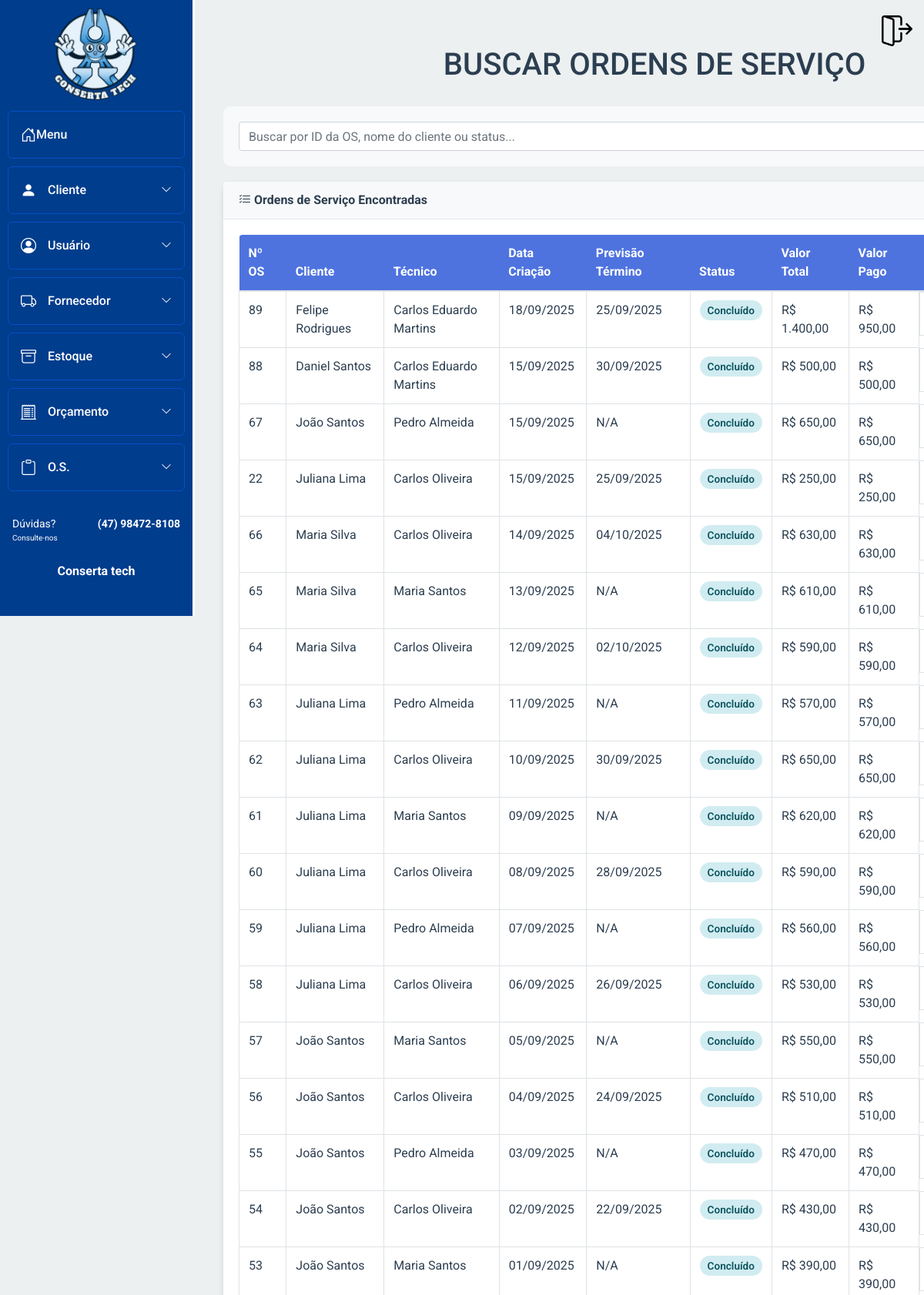
Screenshot of /sa_mod_bd/Ordem_servico/buscar_os.php (signed in, upper part) with the database file from the repository.
### tables this page shows
CREATE TABLE `ordens_servico` (
  `id` int(11) NOT NULL,
  `id_cliente` int(11) NOT NULL,
  `id_usuario` int(11) NOT NULL,
  `data_termino` date DEFAULT NULL,
  `status` varchar(20) DEFAULT 'aberto',
  `observacoes` text DEFAULT NULL,
  `data_criacao` timestamp NOT NULL DEFAULT current_timestamp()
);

CREATE TABLE `cliente` (
  `id_cliente` int(11) NOT NULL,
  `id_usuario` int(11) NOT NULL,
  `email` varchar(100) DEFAULT NULL,
  `cpf` varchar(18) DEFAULT NULL,
  `nome` varchar(40) DEFAULT NULL,
  `observacao` varchar(255) DEFAULT NULL,
  `data_nasc` date DEFAULT NULL,
  `data_cad` date DEFAULT NULL,
  `sexo` enum('M','F') DEFAULT NULL,
  `cep` varchar(10) DEFAULT NULL,
  `logradouro` varchar(80) DEFAULT NULL,
  `tipo` varchar(20) DEFAULT NULL,
  `complemento` varchar(15) DEFAULT NULL,
  `numero` int(11) DEFAULT NULL,
  `cidade` varchar(30) DEFAULT NULL,
  `telefone` varchar(18) DEFAULT NULL,
  `uf` varchar(2) DEFAULT NULL,
  `bairro` varchar(20) DEFAULT NULL,
  `inativo` tinyint(4) DEFAULT 0
);

CREATE TABLE `usuario` (
  `id_usuario` int(11) NOT NULL,
  `id_perfil` int(11) NOT NULL,
  `nome` varchar(50) NOT NULL,
  `cpf` varchar(15) DEFAULT NULL,
  `username` varchar(30) NOT NULL,
  `email` varchar(100) NOT NULL,
  `senha` varchar(255) NOT NULL,
  `data_cad` date DEFAULT NULL,
  `data_nasc` date DEFAULT NULL,
  `sexo` enum('M','F') DEFAULT NULL,
  `cep` varchar(10) DEFAULT NULL,
  `logradouro` varchar(80) DEFAULT NULL,
  `tipo` varchar(20) DEFAULT NULL,
  `complemento` varchar(15) DEFAULT NULL,
  `numero` int(11) DEFAULT NULL,
  `cidade` varchar(30) DEFAULT NULL,
  `uf` varchar(2) DEFAULT NULL,
  `bairro` varchar(20) DEFAULT NULL,
  `telefone` varchar(18) DEFAULT NULL,
  `inativo` tinyint(4) DEFAULT 0,
  `senha_temporaria` tinyint(4) DEFAULT 0
);

### sa_mod_bd/Ordem_servico/buscar_os_back.php (called while the page is built, shortened)
<?php
require_once '../Conexao/conexao.php';
function safe_html($value) {
    return $value !== null ? htmlspecialchars($value) : '';
}
$search = isset($_GET['search']) ? trim($_GET['search']) : '';
try {
    $sql = "SELECT os.id, os.data_criacao, os.data_termino, os.status,
                   c.nome as cliente_nome, c.id_cliente, c.telefone as cliente_telefone,
                   u.nome as tecnico_nome, u.id_usuario,
                   COALESCE(SUM(s.valor), 0) as valor_total,
                   COALESCE(SUM(p.valor_total), 0) as valor_pago,
                   os.observacoes
            FROM ordens_servico os
            INNER JOIN cliente c ON os.id_cliente = c.id_cliente
            INNER JOIN usuario u ON os.id_usuario = u.id_usuario
            LEFT JOIN equipamentos_os e ON os.id = e.id_os
            LEFT JOIN servicos_os s ON e.id = s.id_equipamento
            LEFT JOIN pagamento p ON os.id = p.id_os";
    $sql .= " GROUP BY os.id ORDER BY os.data_criacao DESC";
    $stmt = $pdo->prepare($sql);
    $stmt->execute();
    $ordens_servico = $stmt->fetchAll();
} catch (PDOException $e) {
    echo "Erro ao buscar OS: " . $e->getMessage();
}
?>

### sa_mod_bd/Ordem_servico/buscar_os.php (the view, shortened to what this page needs)
<?php
include 'buscar_os_back.php';
?>
<!DOCTYPE html>
<html lang="pt-BR">
<head>
    <link rel="stylesheet" href="../bootstrap/css/bootstrap.min.css">
    <link rel="stylesheet" href="https://cdn.jsdelivr.net/npm/bootstrap-icons@1.10.3/font/bootstrap-icons.css" />
    <link rel="stylesheet" href="../Menu_lateral/css-home-bar.css" />
    <link rel="stylesheet" href="https://cdn.jsdelivr.net/npm/notyf@3/notyf.min.css">
    <link rel="stylesheet" href="buscar.css">
</head>
<body>
    <div class="container">
        <h1>BUSCAR ORDENS DE SERVIÇO</h1>
        <?php include("../Menu_lateral/menu.php"); ?>
        <div class="search-section">
            <form method="GET" action="">
                <div class="search-container">
                    <input type="text" name="search" class="form-control search-input"
                           placeholder="Buscar por ID da OS, nome do cliente ou status..."
                           value="<?= safe_html($search) ?>">
                </div>
            </form>
        </div>
        <div class="card">
            <div class="card-header">
                <i class="bi bi-list-check"></i> Ordens de Serviço Encontradas
            </div>
            <div class="card-body">
                <div class="table-responsive">
                    <table class="table table-bordered table-hover" width="100%" cellspacing="0">
                        <thead>
                            <tr>
                                <th>Nº OS</th>
                                <th>Cliente</th>
                                <th>Técnico</th>
                                <th>Data Criação</th>
                                <th>Previsão Término</th>
                                <th>Status</th>
                                <th>Valor Total</th>
                                <th>Valor Pago</th>
                                <th>Ações</th>
                            </tr>
                        </thead>
                        <tbody>
                            <?php if (count($ordens_servico) > 0): ?>
                                <?php foreach ($ordens_servico as $os):
                                    $status_class = '';
                                    switch ($os['status']) {
                                        case 'Concluído':
                                            $status_class = 'status-concluido';
                                            break;
                                    }
                                ?>
                                <tr>
                                    <td><?= $os['id'] ?></td>
                                    <td><?= safe_html($os['cliente_nome']) ?></td>
                                    <td><?= safe_html($os['tecnico_nome']) ?></td>
                                    <td><?= date('d/m/Y', strtotime($os['data_criacao'])) ?></td>
                                    <td><?= $os['data_termino'] ? date('d/m/Y', strtotime($os['data_termino'])) : 'N/A' ?></td>
                                    <td><span class="status-badge <?= $status_class ?>"><?= $os['status'] ?></span></td>
                                    <td>R$ <?= number_format($os['valor_total'], 2, ',', '.') ?></td>
                                    <td>R$ <?= number_format($os['valor_pago'], 2, ',', '.') ?></td>
                                    <td class="actions">
                                    </td>
                                </tr>
                                <?php endforeach; ?>
                            <?php endif; ?>
                        </tbody>
                    </table>
                </div>
            </div>
        </div>
    </div>
</body>
</html>

### sa_mod_bd/Menu_lateral/css-home-bar.css (style rules this page uses)
* { margin: 0; padding: 0; box-sizing: border-box; font-family: 'Roboto', sans-serif; }
html, body { height: 100%; overflow-x: hidden; }

### sa_mod_bd/Ordem_servico/buscar.css (style rules this page uses)
:root { --primary-color: #2c3e50; --secondary-color: #3498db; --background-color: #ecf0f1; --text-color: #2c3e50; --border-color: #bdc3c7; --success-color: #27ae60; --danger-color: #e74c3c; }
* { margin: 0; padding: 0; box-sizing: border-box; font-family: 'Segoe UI', Tahoma, Geneva, Verdana, sans-serif; scrollbar-width: none; }
body { background-color: var(--background-color); color: var(--text-color); padding: 20px; scrollbar-width: none; }
.container { max-width: 1400px; margin: 20px 20px 20px 220px; padding: 20px; transition: margin-left 0.3s ease; margin-left: 250px; }
h1 { margin-bottom: 30px; color: #2c3e50; text-align: center; }
.search-section { background-color: #f8f9fa; padding: 20px; border-radius: 10px; margin-bottom: 20px; }
.card { box-shadow: 0 4px 8px rgba(0,0,0,0.1); margin-bottom: 20px; border: none; border-radius: 10px; }
.card-header { background-color: #f8f9fa; border-bottom: 1px solid #e3e6f0; font-weight: bold; }
.table-responsive { border-radius: 5px; overflow: hidden; }
.table th { background-color: #4e73df; color: white; border: none; }
.status-badge { padding: 5px 10px; border-radius: 20px; font-size: 0.85rem; font-weight: 600; }
.status-concluido { background-color: #d1ecf1; color: #0c5460; }
.actions { display: flex; gap: 5px; }
.search-container { display: flex; gap: 10px; }
.search-input { flex: 1; }
@media (min-width: 768px) { body { overflow-x: hidden; } }

### rows the page displays
ordens_servico: id "89", id_cliente.nome "Felipe Rodrigues", id_usuario.nome "Carlos Eduardo Martins", data_criacao "18/09/2025", data_termino "25/09/2025", status "Concluído", valor_total "1.400,00", valor_pago "950,00"
ordens_servico: id "88", id_cliente.nome "Daniel Santos", id_usuario.nome "Carlos Eduardo Martins", data_criacao "15/09/2025", data_termino "30/09/2025", status "Concluído", valor_total "500,00", valor_pago "500,00"
ordens_servico: id "67", id_cliente.nome "João Santos", id_usuario.nome "Pedro Almeida", data_criacao "15/09/2025", shows "N/A", status "Concluído", valor_total "650,00", valor_pago "650,00"
ordens_servico: id "22", id_cliente.nome "Juliana Lima", id_usuario.nome "Carlos Oliveira", data_criacao "15/09/2025", data_termino "25/09/2025", status "Concluído", valor_total "250,00", valor_pago "250,00"
ordens_servico: id "66", id_cliente.nome "Maria Silva", id_usuario.nome "Carlos Oliveira", data_criacao "14/09/2025", data_termino "04/10/2025", status "Concluído", valor_total "630,00", valor_pago "630,00"
ordens_servico: id "65", id_cliente.nome "Maria Silva", id_usuario.nome "Maria Santos", data_criacao "13/09/2025", shows "N/A", status "Concluído", valor_total "610,00", valor_pago "610,00"
ordens_servico: id "64", id_cliente.nome "Maria Silva", id_usuario.nome "Carlos Oliveira", data_criacao "12/09/2025", data_termino "02/10/2025", status "Concluído", valor_total "590,00", valor_pago "590,00"
ordens_servico: id "63", id_cliente.nome "Juliana Lima", id_usuario.nome "Pedro Almeida", data_criacao "11/09/2025", shows "N/A", status "Concluído", valor_total "570,00", valor_pago "570,00"
ordens_servico: id "62", id_cliente.nome "Juliana Lima", id_usuario.nome "Carlos Oliveira", data_criacao "10/09/2025", data_termino "30/09/2025", status "Concluído", valor_total "650,00", valor_pago "650,00"
ordens_servico: id "61", id_cliente.nome "Juliana Lima", id_usuario.nome "Maria Santos", data_criacao "09/09/2025", shows "N/A", status "Concluído", valor_total "620,00", valor_pago "620,00"
ordens_servico: id "60", id_cliente.nome "Juliana Lima", id_usuario.nome "Carlos Oliveira", data_criacao "08/09/2025", data_termino "28/09/2025", status "Concluído", valor_total "590,00", valor_pago "590,00"
ordens_servico: id "59", id_cliente.nome "Juliana Lima", id_usuario.nome "Pedro Almeida", data_criacao "07/09/2025", shows "N/A", status "Concluído", valor_total "560,00", valor_pago "560,00"
ordens_servico: id "58", id_cliente.nome "Juliana Lima", id_usuario.nome "Carlos Oliveira", data_criacao "06/09/2025", data_termino "26/09/2025", status "Concluído", valor_total "530,00", valor_pago "530,00"
ordens_servico: id "57", id_cliente.nome "João Santos", id_usuario.nome "Maria Santos", data_criacao "05/09/2025", shows "N/A", status "Concluído", valor_total "550,00", valor_pago "550,00"
ordens_servico: id "56", id_cliente.nome "João Santos", id_usuario.nome "Carlos Oliveira", data_criacao "04/09/2025", data_termino "24/09/2025", status "Concluído", valor_total "510,00", valor_pago "510,00"
ordens_servico: id "55", id_cliente.nome "João Santos", id_usuario.nome "Pedro Almeida", data_criacao "03/09/2025", shows "N/A", status "Concluído", valor_total "470,00", valor_pago "470,00"
ordens_servico: id "54", id_cliente.nome "João Santos", id_usuario.nome "Carlos Oliveira", data_criacao "02/09/2025", data_termino "22/09/2025", status "Concluído", valor_total "430,00", valor_pago "430,00"
ordens_servico: id "53", id_cliente.nome "João Santos", id_usuario.nome "Maria Santos", data_criacao "01/09/2025", shows "N/A", status "Concluído", valor_total "390,00", valor_pago "390,00"
